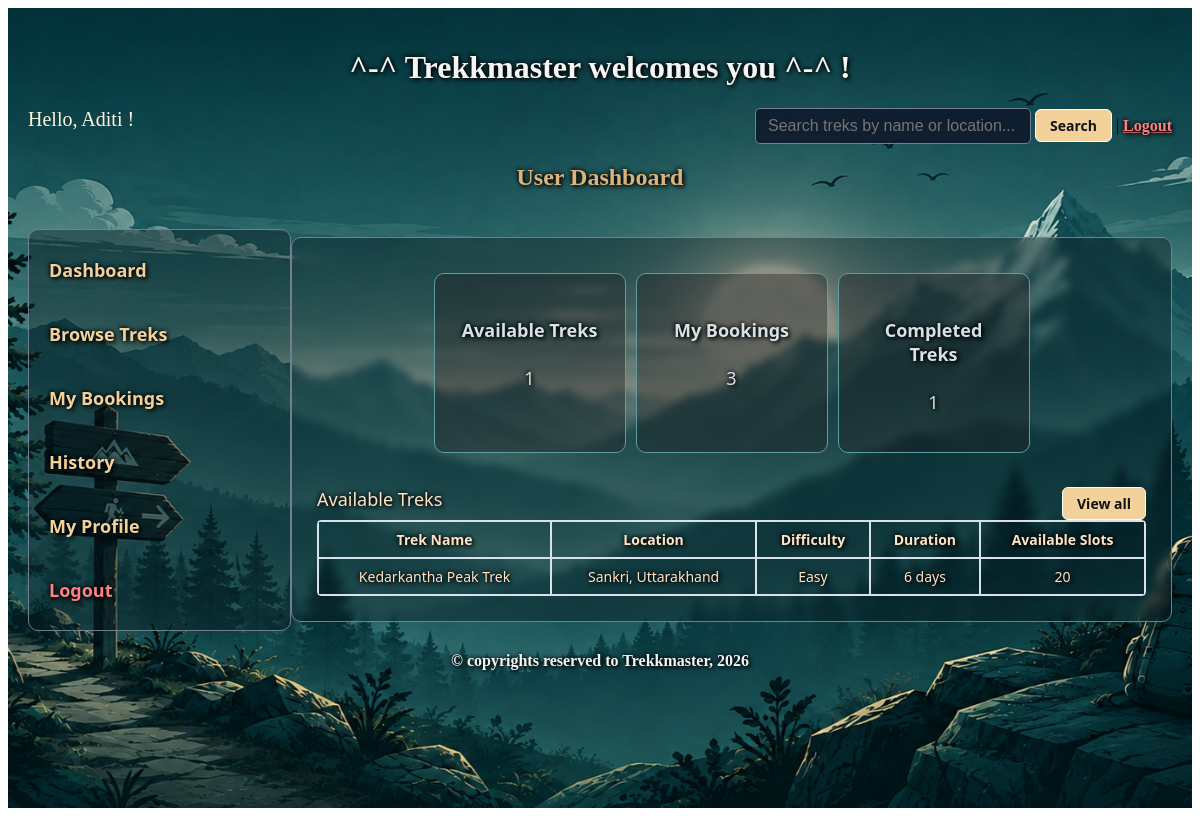
The page /user (signed in) on the database as committed earlier.
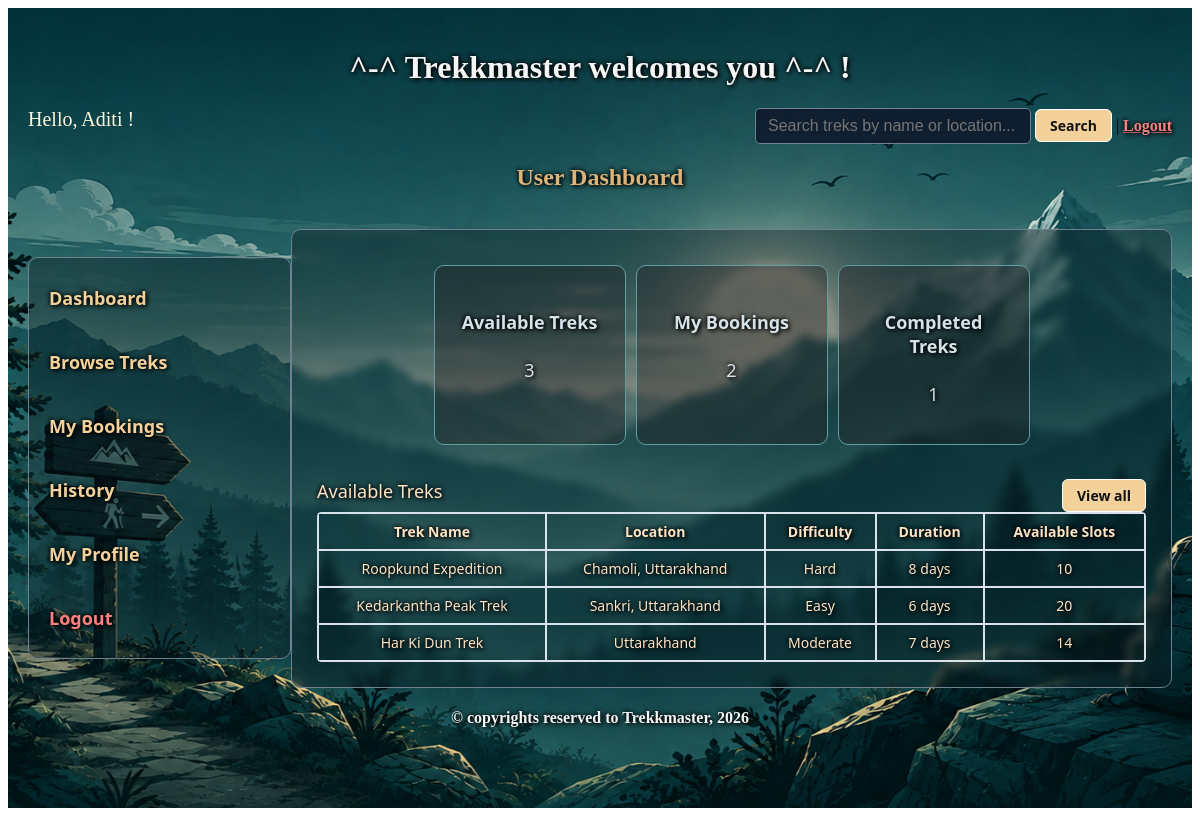
The same page on the database as committed later.
### models.py (models this page shows)
class Trek(db.Model):
    __tablename__='trek'
    trek_id = db.Column(db.Integer, primary_key=True, autoincrement=True)
    trek_name = db.Column(db.String, unique = True, nullable = False)
    location = db.Column(db.String, nullable = False)
    difficulty = db.Column(db.Integer, nullable=False, default=0)  #0-easy, 1-moderate, 2- hard
    staff_assigned = db.Column(db.Integer, db.ForeignKey('staff.staff_id'), nullable = False)
    status = db.Column(db.Integer, nullable=False, default=0)  #0-open, 1-closed, 2- completed
    duration = db.Column(db.Integer, nullable = False)
    description = db.Column(db.String, nullable = False)
    av_slots = db.Column(db.Integer, nullable = False)
    st_date = db.Column(db.Date, nullable = False)
    en_date = db.Column(db.Date, nullable = False)
    bookings = db.relationship("Bookings", cascade="all, delete", backref="trek")

### controller.py (the view)
@app.route('/user')
@login_required
def user_dash():
    user_id = session.get('user_id')
    if not user_id:
        return redirect(url_for('user_signin'))
    trekker = Trekker.query.filter_by(user_id=user_id).first()
    if not trekker:
        return redirect(url_for('user_signin'))
    booked_trek_ids = [b.trek_id for b in Bookings.query.filter_by(trekker_id=trekker.trekker_id).filter(Bookings.status != 1).all()]
    all_active_treks = Trek.query.filter(Trek.status == 1, Trek.av_slots > 0)
    unbooked_treks = [t for t in all_active_treks if t.trek_id not in booked_trek_ids]
    available_treks_count = len(unbooked_treks)
    available_treks = unbooked_treks[:3]
    my_bookings_count = Bookings.query.join(Trek).filter(
        Bookings.trekker_id == trekker.trekker_id,
        Bookings.status == 0,
        Trek.status == 1
    ).count()
    completed_treks_count = Bookings.query.join(Trek).filter(
        Bookings.trekker_id == trekker.trekker_id,
        (Bookings.status == 2) | (Trek.status == 3)
    ).count()
    return render_template("user_dash.html", user_name=trekker.full_name, available_treks_count=available_treks_count,
        my_bookings_count=my_bookings_count, completed_treks_count=completed_treks_count, available_treks=available_treks)

### app.py (called while the page is built)
@login_manager.user_loader
def load_user(user_id):
    return User_Details.query.get(int(user_id))

### templates/user_dash.html (shortened to what this page needs)
<!DOCTYPE html>
<html lang="en">
<head>
    <link rel="stylesheet" href="/static/main.css">
</head>
<body>
    <div class="container">
        <div class="center">
            <h1>^-^ Trekkmaster welcomes you ^-^ !</h1>
        </div>
        <div style="display: flex; justify-content: space-between;">
            <span style="text-align: left; color: cornsilk; font-size: 20px;">Hello, {{ user_name }} !</span>
            <span style="text-align: right;">
                <form action="{{ url_for('search') }}" method="GET">
                    <input type="text" name="q" placeholder="Search treks by name or location..." style="width: 250px">
                    <input type="submit" value="Search"> | <a href="/user_logout">Logout</a>
                </form>
            </span>
        </div>
        <h2 class="heading">User Dashboard</h2>
        <br>
        <div style="display: flex;">
            <div class="sidebar">
                <a href="{{ url_for('user_dash') }}" class="normal-text-link">Dashboard</a><br>
                <a href="{{ url_for('browse_treks') }}" class="normal-text-link">Browse Treks</a><br>
                <a href="{{ url_for('my_bookings') }}" class="normal-text-link">My Bookings</a><br>
                <a href="{{ url_for('my_history') }}" class="normal-text-link">History</a><br>
                <a href="{{ url_for('my_profile') }}" class="normal-text-link">My Profile</a><br>
                <a href="/user_logout" class="normal-text-link">Logout</a>
            </div>
            <div class="dash_style">
                <div style="display:flex; justify-content: center; gap:10px; margin-bottom: 10px; margin-top: 10px;">
                    <div class="single-metrics-card">
                        <h4>Available Treks</h4>
                        <p>{{ available_treks_count }}</p>
                    </div>
                    <div class="single-metrics-card">
                        <h4>My Bookings</h4>
                        <p>{{ my_bookings_count }}</p>
                    </div>
                    <div class="single-metrics-card">
                        <h4>Completed Treks</h4>
                        <p>{{ completed_treks_count }}</p>
                    </div>
                </div>
                <br>
                <table class="table" name="Recent Treks">
                    <caption>
                        <div style="display: flex; justify-content: space-between; width: 100%">
                            <span style="text-align: left; font-size: 18px;">Available Treks</span> <span
                                style="text-align:right;"><a href="{{ url_for('browse_treks') }}" ><button
                                        type="button">View all</button></a></span>
                        </div>
                    </caption>
                    <tr>
                        <th>Trek Name</th>
                        <th>Location</th>
                        <th>Difficulty</th>
                        <th>Duration</th>
                        <th>Available Slots</th>
                    </tr>
                    {% if available_treks %}
                    {% for trek in available_treks %}
                    <tr>
                        <td>{{ trek.trek_name }}</td>
                        <td>{{ trek.location }}</td>
                        <td>
                            {% if trek.difficulty == 0 %}Easy
                            {% elif trek.difficulty == 1 %}Moderate
                            {% elif trek.difficulty == 2 %}Hard
                            {% endif %}
                        </td>
                        <td>{{ trek.duration }} days</td>
                        <td>{{ trek.av_slots }}</td>
                    </tr>
                    {% endfor %}
                    {% else %}
                    <tr>
                        <td colspan="5">No available treks found.</td>
                    </tr>
                    {% endif %}
                </table>
            </div>
        </div>
        <div class="center">
            <h4>&copy; copyrights reserved to Trekkmaster, 2026</h4>
        </div>
    </div>
</body>
</html>

Rows that differ between the two databases and show on the page:
now on this page (row edited): Trek: trek_name "Roopkund Expedition", location "Chamoli, Uttarakhand", difficulty "Hard", duration "8", av_slots "10"
added Trek: trek_name "Har Ki Dun Trek", location "Uttarakhand", difficulty "Moderate", duration "7", av_slots "14"
Other text that changed with them:
{{ available_treks_count }}: "1" → "3"
{{ my_bookings_count }}: "3" → "2"
